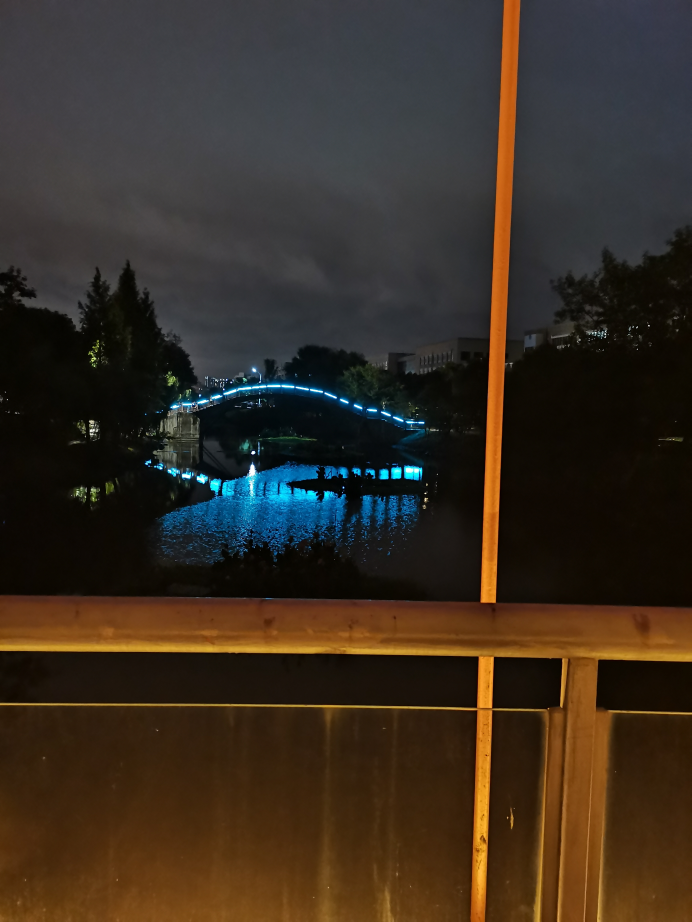
#> input picture img/IMG_20201016_212915.jpg, 3456 x 4608 px, given in place of show.flv, which was not available (shown at 1/5 size)
$ python opencv_project.py   (older library calls are emulated)
#> lines starting #> are read from the running program, lines starting #| are printed output that depends on the picture; after the words box and inside, x2 and y2 are one past the last pixel; in counts of white or black regions, pixels touching at a corner belong together; pictures that were not available may be replaced by others from this repository, and a replacement may not be noted
import cv2
import numpy as np

#****************Hough直线变换*********************#
#OpenCV中的霍夫变换
'''
img = cv2.imread('IMG_20210720_194814.jpg')
gray = cv2.cvtColor(img,cv2.COLOR_BGR2GRAY)
edges = cv2.Canny(gray,50,150,apertureSize=3)
lines = cv2.HoughLines(edges,1,np.pi/180,200)
for rho,theta in lines[0]:
    a = np.cos(theta)
    b = np.sin(theta)
    x0 = a * rho
    y0 = b * rho
    x1 = int(x0 + 1000 * (-b))
    y1 = int(y0 + 1000 * (a))
    x2 = int(x0 - 1000 * (-b))
    y2 = int(y0 - 1000 * (a))
    cv2.line(img,(x1,y1),(x2,y2),(0,0,255),2)
    cv2.imshow("img",img)
cv2.waitKey(0)
minLineLength = 100
maxLineGap = 10
lines = cv2.HoughLinesP(edges,1,np.pi/180,100,minLineLength,maxLineGap)
for x1,y1,x2,y2 in lines[0]:
    cv2.line(img,(x1,y1),(x2,y2),(0,255,0),2)
    while(1):
        cv2.imshow("img",img)
        if cv2.waitKey(1)&0xFF == 27:
            break
'''
#Hough圆环变换
'''
img = cv2.imread('3.png',0)
img = cv2.medianBlur(img,5)
cimg = cv2.cvtColor(img,cv2.COLOR_GRAY2BGR)
circles = cv2.HoughCircles(img,cv2.HOUGH_GRADIENT,1,20,param1=60,param2=30,minRadius=0,maxRadius=0)
circles = np.uint16(np.around(circles))
print(circles)
for i in circles[0,:]:
    #画外圆
    print(i)
    cv2.circle(cimg,(i[0],i[1]),i[2],(0,255,0),2)
    #画圆的中心
    cv2.circle(cimg,(i[0],i[1]),2,(0,0,255),3)
cv2.imshow('detected circles',cimg)
cv2.waitKey(0)
cv2.destroyAllWindows()
#cv2.HoughCircles（图像，方法，dp，minDist，圆，param1，param2，minRadius，maxRadius）
#参数：
#图像–8位，单通道，灰度输入图像。
# 返回结果为 找到的圆的输出向量。每个向量被编码为
#三元素浮点向量（x，y，半径）。
#找到的圆的输出序列。
#方法–要使用的检测方法。目前，唯一实现的方法是
#dp–累加器分辨率与图像分辨率的反比。
#例如，如果dp=1，累加器的分辨率与输入图像相同。
#如果dp=2，则蓄能器的宽度和高度为原来的一半。
#minDist–检测到的圆的中心之间的最小距离。
#如果参数太小，可能会错误地生成多个相邻圆
#除了一个真的外还发现了。如果太大，可能会漏掉一些圆。
#它是传递给Canny（）边缘检测器的两个阈值中的较高阈值
#（下一个小两倍）。
#它是检测阶段圆心的累加器阈值。
#它越小，检测到的假圆就越多。圈子，
#对应于较大的累加器值，将首先返回。
#minRadius–最小圆半径。
#maxRadius–最大圆半径。
'''
#*********使用GrabCut算法进行交互式前景提取************#
'''
from matplotlib import pyplot as plt
img = cv2.imread('IMG_20210509_022632.jpg')
mask = np.zeros(img.shape[:2],np.uint8)
bgdModel = np.zeros((1,65),np.float64)
fgdModel = np.zeros((1,65),np.float64)
rect = (123,37,320,580)
#函数的返回值是更新的mask,bgdModel,fgdModel
cv2.grabCut(img,mask,rect,bgdModel,fgdModel,5,cv2.GC_INIT_WITH_RECT)
mask2 = np.where((mask == 2)|(mask == 0),0,1).astype('uint8')
img = img * mask2[:,:,np.newaxis]
plt.imshow(img),plt.colorbar(),plt.show()
#newmask是我手动标记的掩码图像
newmask = cv2.imread('Inkednewmask_LI.png',0)
#无论在何处标记为白色（确定前景），更改mask=1
#无论在何处标记为黑色（确定背景），更改mask=0
mask[newmask == 0] = 0
mask[newmask == 255] = 1
mask,bgdModel,fgdModel = cv2.grabCut(img,mask,None,bgdModel,fgdModel,5,cv2.GC_INIT_WITH_MASK)
mask = np.where((mask == 2)|(mask == 0),0,1).astype('uint8')
img = img * mask[:,:,np.newaxis]
plt.imshow(img),plt.colorbar(),plt.show()
'''
#***************图像特征提取与描述********************#
#Harris角点检测
'''
img = cv2.imread('test.png')
gray = cv2.cvtColor(img,cv2.COLOR_BGR2GRAY)#转换为GRAY格式
gray = np.float32(gray)
#输入图像必须是float32，最后一个参数在0.04到0.05之间
dst = cv2.cornerHarris(gray,2,3,0.04)
#结果是扩大标记的角落，不重要
# dst = cv2.dilate(dst,None)
#阈值为最佳值时，它可能会因图像而异
img[dst>0.01*dst.max()] = [0,80,200]#控制角点的颜色
cv2.imshow("dst",img)
if cv2.waitKey(0)&0xFF == 27:
    cv2.destroyAllWindows()
'''
#亚像素级精确度的角点
'''
img = cv2.imread('test.png')
gray = cv2.cvtColor(img,cv2.COLOR_BGR2GRAY)
##找到Harris角
gray = np.float32(gray)
dst = cv2.cornerHarris(gray,2,3,0.04)
dst = cv2.dilate(dst,None)#扩大标记的角落
ret,dst = cv2.threshold(dst,0.01*dst.max(),255,0)
dst = np.uint8(dst)
#查找质心
#connectedComponentsWithStats（InputArray映像、OutputArray标签、OutputArray统计信息、，
#OutputArray质心，int connectivity=8，int ltype=）
ret,labels,stats,centroids = cv2.connectedComponentsWithStats(dst)
criteria = (cv2.TERM_CRITERIA_EPS + cv2.TERM_CRITERIA_MAX_ITER,100,0.001)
#cv2.cornerSubPix（图像、角点、winSize、zeroZone、条件）在搜索区域中部死亡区域的一半大小
#下面的公式中的求和没有完成。有时也会用到
#避免自相关矩阵可能出现的奇异性。值（-1，-1）
#表示没有这样的大小。
# 返回值由角点坐标组成的一个数组（而非图像）
corners = cv2.cornerSubPix(gray,np.float32(centroids),(5,5),(-1,-1),criteria)
#现在画它们
res = np.hstack((centroids,corners))
#np.int0 可以用来省略小数点后面的数字（非四㮼五入）
res = np.int0(res)
img[res[:,1],res[:,0]] = [0,0,255]
img[res[:,3],res[:,2]] = [0,255,0]
cv2.imshow("subpixel5",img)
cv2.waitKey(0)
'''
#Shi_Tomasi角点检测&适合于跟踪的图像特征
'''
from matplotlib import pyplot as plt
img = cv2.imread('test1.png')
gray = cv2.cvtColor(img,cv2.COLOR_BGR2GRAY)
corners = cv2.goodFeaturesToTrack(gray,5,0.01,6)#适合目标跟踪中使用
#返回的结果是[[311., 250.]]两层括号的数组
corners = np.int0(corners)
for i in corners:
    x,y = i.ravel()
    cv2.circle(img,(x,y),3,255,-1)
plt.imshow(img),plt.show()
'''
#SIFT(Scale-Invariant Feature Transform)
'''
img = cv2.imread('IMG_20201017_101216f.jpg')
gray = cv2.cvtColor(img,cv2.COLOR_BGR2GRAY)
# sift = cv2.SIFT()
sift = cv2.xfeatures2d.SIFT_create()
kp = sift.detect(gray,None)
# kp,des = sift.compute(gray,kp)
img = cv2.drawKeypoints(gray,kp,img,flags=cv2.DRAW_MATCHES_FLAGS_DRAW_RICH_KEYPOINTS)
cv2.imshow('images',img)
cv2.waitKey(0)
'''
#SURF(Speeded-Up Robust Features)
'''
from matplotlib import pyplot as plt
img = cv2.imread('test.png',0)
#创建SURF对象，可以在此处指定参数，也可以稍后指定
surf = cv2.xfeatures2d.SIFT_create()
#直接查找关键点和描述符
kp,des = surf.detectAndCompute(img,None)
print(len(kp))
print(surf.descriptorSize())#输出关键点描述符的大小
img1 = cv2.drawKeypoints(img,kp,None,(0,255,0),4)
plt.imshow(img1),plt.show()
'''
#角点检测的FAST算法
'''
img = cv2.imread('test.png',0)
#使用默认值初始化快速对象
fast = cv2.FastFeatureDetector_create()
#找到并画出关键点
kp = fast.detect(img,None)
img2 = cv2.drawKeypoints(img,kp,img,color=(255,0,0))
cv2.imshow("img2",img2)
cv2.waitKey(0)
'''

''''''
import numpy as np
import cv2
cap = cv2.VideoCapture('show.flv')
# take first frame of the video
ret,frame = cap.read()
#> frame is the input picture: shape (4608, 3456, 3); mean B, G, R 34.7, 45.7, 56.2
# setup initial location of window
r,h,c,w = 250,90,400,125 # simply hardcoded the values
track_window = (c, r, w, h)
# set up the ROI for tracking
roi = frame[r:r+h, c:c+w]
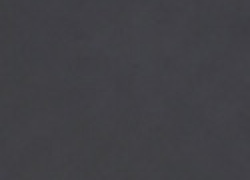
#> roi: shape (90, 125, 3) (shown 2 times larger); mean B, G, R 69.8, 64.6, 65.1
hsv_roi = cv2.cvtColor(frame, cv2.COLOR_BGR2HSV)
#> hsv_roi: shape (4608, 3456, 3); mean H, S, V 54, 131.5, 62
mask = cv2.inRange(hsv_roi, np.array((0., 60.,32.)), np.array((180.,255.,255.)))
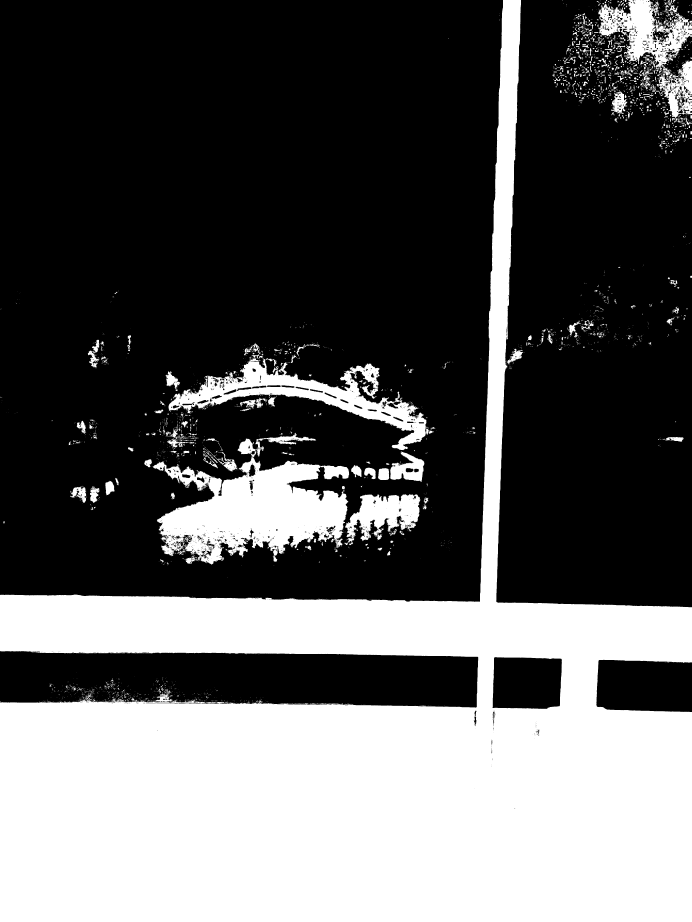
#> mask: shape (4608, 3456) (shown at 1/5 size); 36.2% white; 4403 white regions (3617 under 20 px), largest, box (x1, y1, x2, y2) and area: (0, 0, 3456, 4608) 5026394, (763, 2164, 1742, 2823) 306228, (842, 1790, 2144, 2251) 147883
roi_hist = cv2.calcHist([hsv_roi],[0],mask,[180],[0,180])
#> roi_hist = 180 values, max 1837018 at index 15, min 0 at index 126, mean 32045.5
cv2.normalize(roi_hist,roi_hist,0,255,cv2.NORM_MINMAX)
# Setup the termination criteria, either 10 iteration or move by atleast 1 pt
term_crit = ( cv2.TERM_CRITERIA_EPS | cv2.TERM_CRITERIA_COUNT, 10, 1)
while(1):
    ret ,frame = cap.read()
    if ret == True:
        hsv = cv2.cvtColor(frame, cv2.COLOR_BGR2HSV)
        dst = cv2.calcBackProject([hsv],[0],roi_hist,[0,180],1)
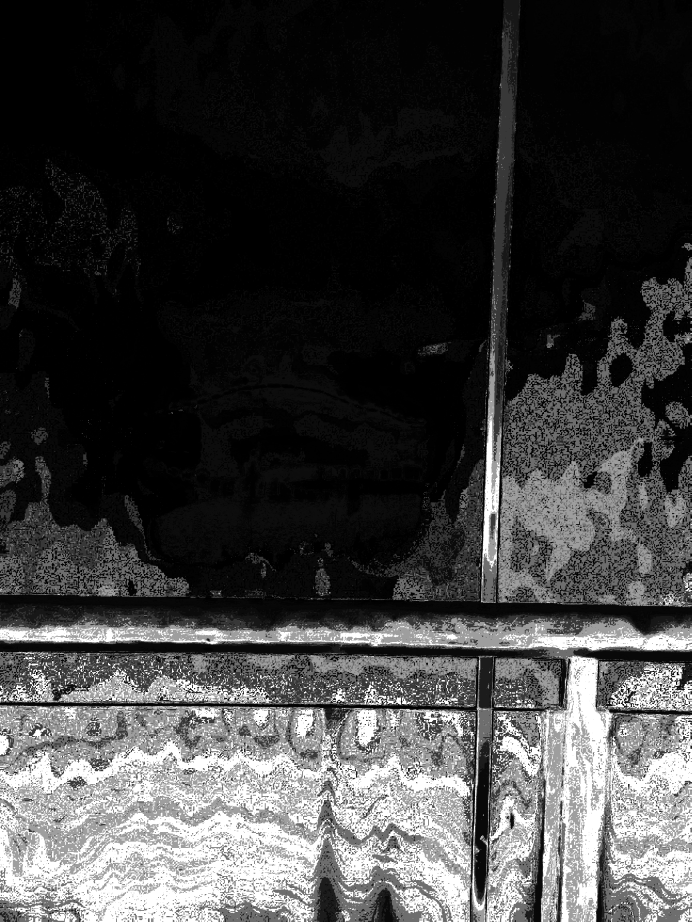
#> dst: shape (4608, 3456) (shown at 1/5 size); min 0, max 255, mean 64
        # apply meanshift to get the new location
        ret, track_window = cv2.meanShift(dst, track_window, term_crit)
#> ret = 9; track_window = (425, 211, 125, 90)
        # Draw it on image
        x,y,w,h = track_window
#> x = 425; y = 211; w = 125; h = 90
        img2 = cv2.rectangle(frame, (x,y), (x+w,y+h), 255,2)
        cv2.imshow('img2', img2)
        k = cv2.waitKey(60) & 0xff
#> (key Esc is pressed here)
        if k == 27:
            break
        else:
            cv2.imwrite(chr(k)+".jpg", img2)
    else:
        break

cv2.destroyAllWindows()
cap.release()


# import numpy as np
# import cv2
cap = cv2.VideoCapture('show.flv')
# take first frame of the video
ret, frame = cap.read()
# setup initial location of window
r,h,c,w = 250,90,400,125 # simply hardcoded the values
track_window = (c, r, w, h)
# set up the ROI for tracking
roi = frame[r:r+h, c:c+w]
hsv_roi = cv2.cvtColor(frame, cv2.COLOR_BGR2HSV)
mask = cv2.inRange(hsv_roi, np.array((0., 60.,32.)), np.array((180.,255.,255.)))
roi_hist = cv2.calcHist([hsv_roi], [0],mask,[180],[0,180])
cv2.normalize(roi_hist,roi_hist,0,255,cv2.NORM_MINMAX)
# Setup the termination criteria, either 10 iteration or move by atleast 1 pt
term_crit = (cv2.TERM_CRITERIA_EPS | cv2.TERM_CRITERIA_COUNT, 10, 1 )
while(1):
    ret ,frame = cap.read()
    if ret == True:
        hsv = cv2.cvtColor(frame, cv2.COLOR_BGR2HSV)
        dst = cv2.calcBackProject([hsv],[0],roi_hist,[0,180],1)
        # apply meanshift to get the new location
        ret, track_window = cv2.meanShift(dst, track_window, term_crit)
        # Draw it on image
        x,y,w,h = track_window
        img2 = cv2.rectangle(frame, (x,y), (x+w,y+h), 255,2)
        cv2.imshow('img2',img2)
        k = cv2.waitKey(60) & 0xff
#> (key Esc is pressed here)
        if k == 27:
            break
        else:
            cv2.imwrite(chr(k)+".jpg",img2)
    else:
        break
cv2.destroyAllWindows()
cap.release()

$ run again, on img/IMG_20201030_184553.jpg
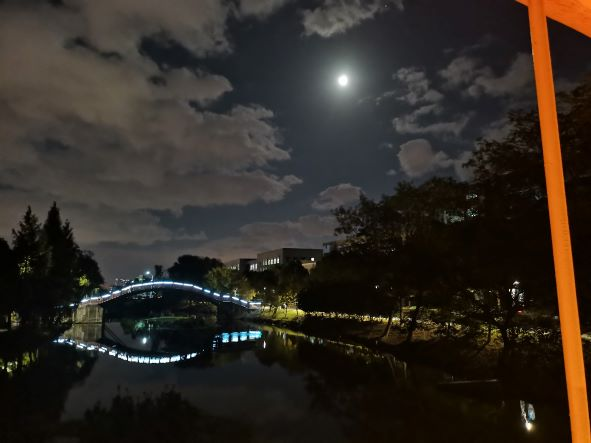
#> input picture img/IMG_20201030_184553.jpg, 591 x 443 px, given in place of show.flv, which was not available
#> frame is the input picture: shape (443, 591, 3); mean B, G, R 35.7, 42.5, 49.1
#> hsv_roi: shape (443, 591, 3); mean H, S, V 45.6, 104.7, 51.3
#> `mask = cv2.inRange(hsv_roi, np.array((0., 60.,32.)), np.array((180.,25..`:
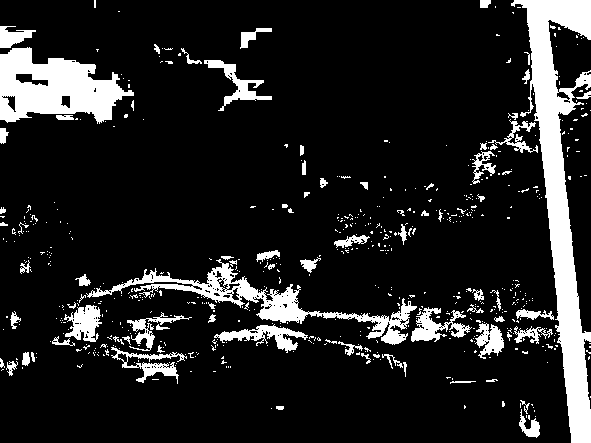
#> mask: shape (443, 591); 13.3% white; 599 white regions (518 under 20 px), largest, box (x1, y1, x2, y2) and area: (511, 0, 591, 443) 11732, (0, 47, 134, 124) 6061, (86, 259, 417, 345) 4476
#> roi_hist = 180 values, max 3706 at index 15, min 0 at index 59, mean 193.9
#> `dst = cv2.calcBackProject([hsv],[0],roi_hist,[0,180],1)`:
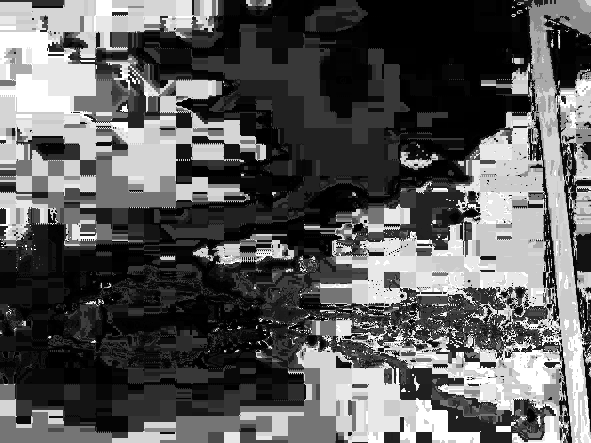
#> dst: shape (443, 591); min 0, max 255, mean 91.4
#> ret = 10; track_window = (423, 216, 125, 90)
#> x = 423; y = 216; w = 125; h = 90

$ run again, on img/IMG_20201104_180926.jpg
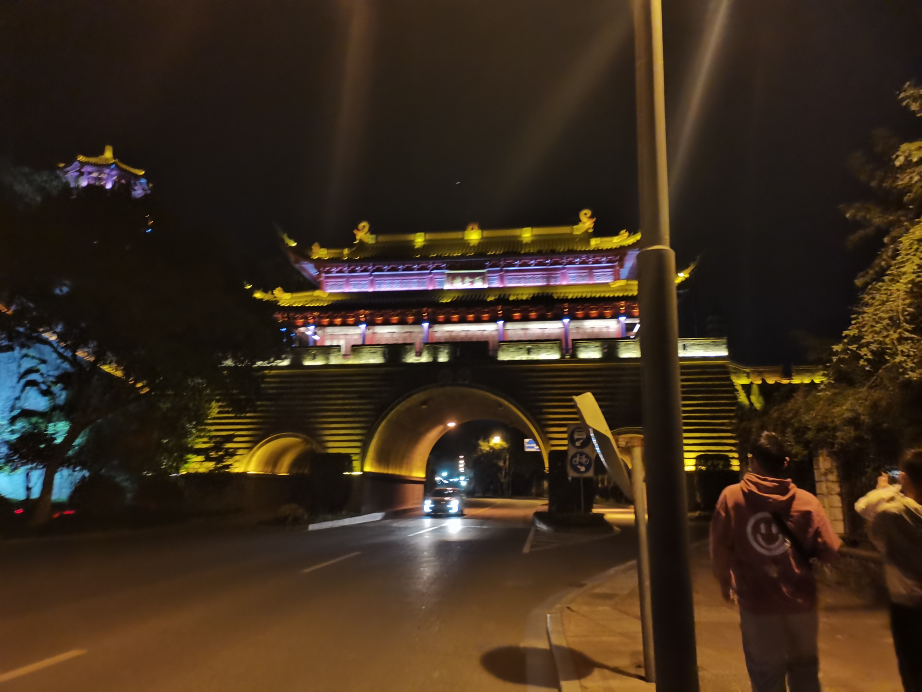
#> input picture img/IMG_20201104_180926.jpg, 4608 x 3456 px, given in place of show.flv, which was not available (shown at 1/5 size)
#> frame is the input picture: shape (3456, 4608, 3); mean B, G, R 29.3, 44.8, 60.1
#> hsv_roi: shape (3456, 4608, 3); mean H, S, V 21.7, 133.9, 61.8
#> `mask = cv2.inRange(hsv_roi, np.array((0., 60.,32.)), np.array((180.,25..`:
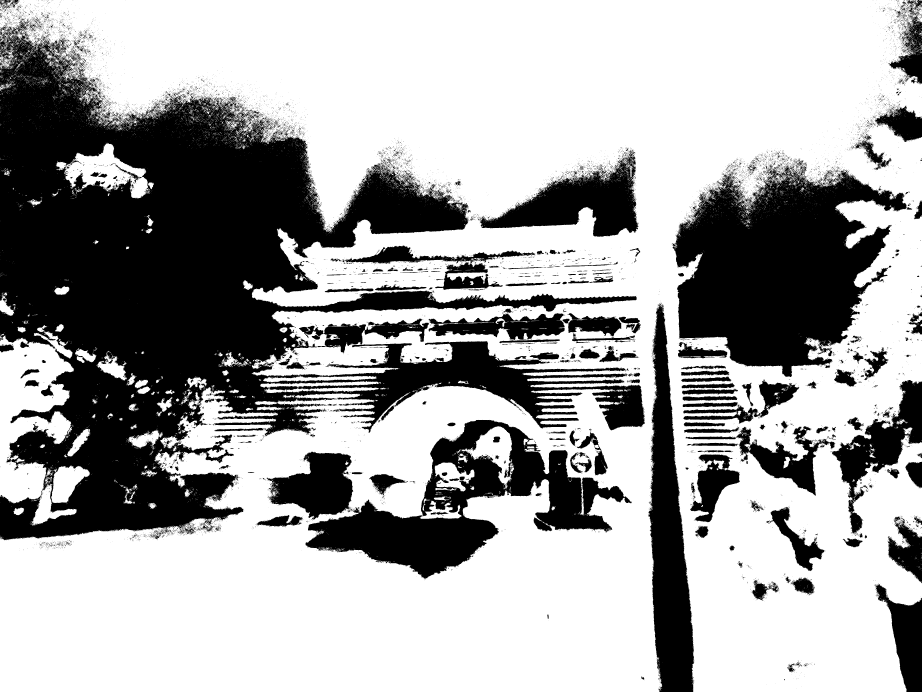
#> mask: shape (3456, 4608) (shown at 1/5 size); 65.1% white; 16676 black regions (15735 under 20 px), largest, box (x1, y1, x2, y2) and area: (0, 105, 3225, 2702) 3092856, (3359, 827, 4561, 1885) 746351, (1528, 2099, 3158, 2893) 419221
#> roi_hist = 180 values, max 1772161 at index 15, min 0 at index 41, mean 57575.7
#> `dst = cv2.calcBackProject([hsv],[0],roi_hist,[0,180],1)`:
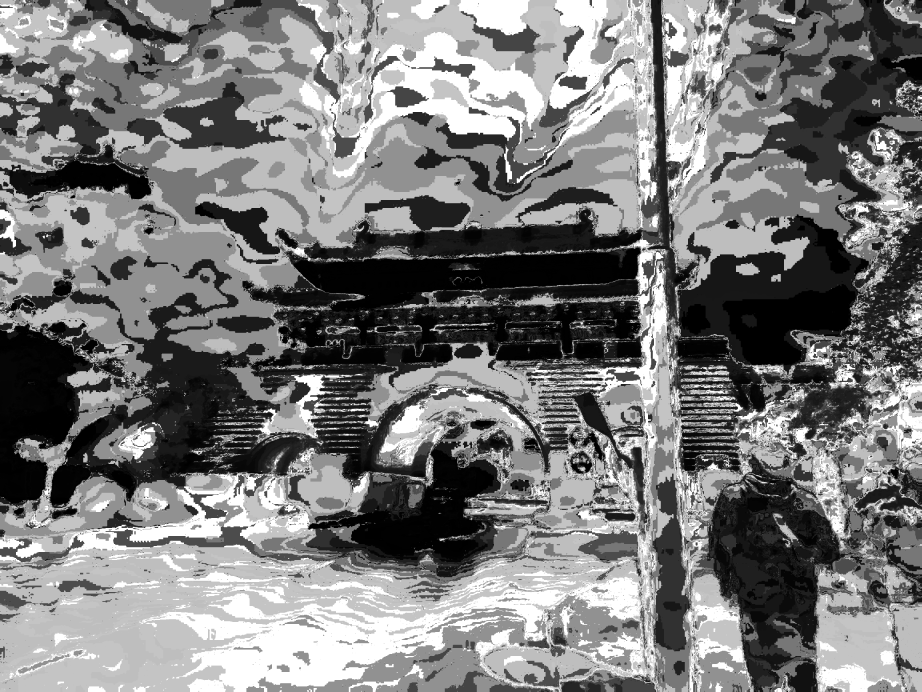
#> dst: shape (3456, 4608) (shown at 1/5 size); min 0, max 255, mean 122.8
#> ret = 10; track_window = (374, 217, 125, 90)
#> x = 374; y = 217; w = 125; h = 90

$ run again, on img/IMG_20201017_101216f.jpg
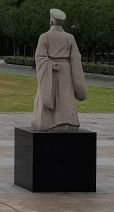
#> input picture img/IMG_20201017_101216f.jpg, 114 x 212 px, given in place of show.flv, which was not available
#> frame is the input picture: shape (212, 114, 3); mean B, G, R 57.7, 67.7, 68.9
#> roi = empty array
#> hsv_roi: shape (212, 114, 3); mean H, S, V 33.8, 62.5, 71.2
#> `mask = cv2.inRange(hsv_roi, np.array((0., 60.,32.)), np.array((180.,25..`:
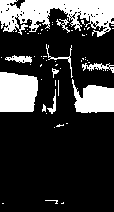
#> mask: shape (212, 114); 22.9% white; 58 white regions (48 under 20 px), largest, box (x1, y1, x2, y2) and area: (0, 0, 114, 37) 2511, (0, 72, 38, 112) 1367, (72, 79, 114, 113) 965
#> roi_hist = 180 values, max 680 at index 46, min 0 at index 0, mean 30.81
#> `dst = cv2.calcBackProject([hsv],[0],roi_hist,[0,180],1)`:
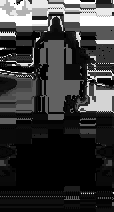
#> dst: shape (212, 114); min 0, max 255, mean 54.8
#> ret = 0; track_window = (57, 106, 1, 1)
#> x = 57; y = 106; w = 1
